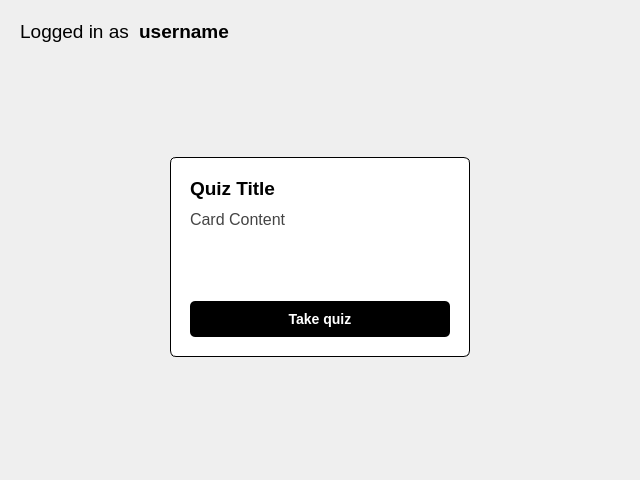
<?xml version="1.0" encoding="UTF-8" ?>
<ui version="4.0">
    <class>DashboardPage</class>
    <widget class="QWidget" name="DashboardPage">
        <property name="geometry">
            <rect>
                <x>0</x>
                <y>0</y>
                <width>640</width>
                <height>480</height>
            </rect>
        </property>
        <property name="windowTitle">
            <string>Dashboard</string>
        </property>
        <layout class="QVBoxLayout" name="verticalLayout">
            <property name="alignment">
                <set>Qt::AlignHCenter|Qt::AlignCenter</set>
            </property>
            <property name="spacing">
                <number>10</number>
            </property>
            <property name="leftMargin">
                <number>20</number>
            </property>
            <property name="rightMargin">
                <number>20</number>
            </property>
            <property name="topMargin">
                <number>20</number>
            </property>
            <property name="bottomMargin">
                <number>20</number>
            </property>
            <item>
                <layout class="QHBoxLayout" name="horizontalLayout">
                    <property name="spacing">
                        <number>10</number>
                    </property>
                    <item>
                        <widget class="QLabel" name="titleLabel">
                            <property name="text">
                                <string>Logged in as</string>
                            </property>
                            <property name="font">
                                <font>
                                    <pointsize>14</pointsize>
                                </font>
                            </property>
                            <property name="alignment">
                                <set>Qt::AlignCenter</set>
                            </property>
                        </widget>
                    </item>
                    <item>
                        <widget class="QLabel" name="usernameLabel">
                            <property name="text">
                                <string>username</string>
                            </property>
                            <property name="font">
                                <font>
                                    <pointsize>14</pointsize>
                                    <bold>true</bold>
                                    <weight>75</weight>
                                </font>
                            </property>
                            <property name="alignment">
                                <set>Qt::AlignCenter</set>
                            </property>
                        </widget>
                    </item>
                    <item>
                        <spacer name="horizontalSpacer">
                            <property name="orientation">
                                <enum>Qt::Horizontal</enum>
                            </property>
                            <property name="sizeType">
                                <enum>QSizePolicy::Expanding</enum>
                            </property>
                            <property name="sizeHint" stdset="0">
                                <size>
                                    <width>40</width>
                                    <height>20</height>
                                </size>
                            </property>
                        </spacer>
                    </item>
                    <item>
                        <widget class="QPushButton" name="logoutButton">
                            <property name="text">
                                <string/>
                            </property>
                            <property name="styleSheet">
                                <string notr="true">
                                    border: none;
                                    width: 20px;
                                    height: 20px;
                                </string>
                            </property>
                            <property name="cursor">
                                <cursorShape>PointingHandCursor</cursorShape>
                            </property>
                        </widget>
                    </item>
                </layout>
            </item>
            <item>
                <spacer name="verticalSpacer">
                    <property name="orientation">
                        <enum>Qt::Vertical</enum>
                    </property>
                    <property name="sizeType">
                        <enum>QSizePolicy::Expanding</enum>
                    </property>
                    <property name="sizeHint" stdset="0">
                        <size>
                            <width>20</width>
                            <height>40</height>
                        </size>
                    </property>
                </spacer>
            </item>
            <item>
                <layout class="QHBoxLayout" name="centerLayout">
                    <property name="spacing">
                        <number>10</number>
                    </property>
                    <item>
                        <widget class="QPushButton" name="previousButton">
                            <property name="text">
                                <string/>
                            </property>
                            <property name="sizePolicy">
                                <sizepolicy hsizetype="Fixed" vsizetype="Fixed">
                                    <horstretch>0</horstretch>
                                    <verstretch>0</verstretch>
                                </sizepolicy>
                            </property>
                            <property name="styleSheet">
                                <string notr="true">
                                    border: none;
                                    width: 18px;
                                    height: 36px;
                                </string>
                            </property>
                            <property name="cursor">
                                <cursorShape>PointingHandCursor</cursorShape>
                            </property>
                        </widget>
                    </item>
                    <item>
                        <widget class="QWidget" name="quizCard">
                            <property name="styleSheet">
                                <string notr="true">
                                    #quizCard {
                                        background: #fff;
                                        border-radius: 6px;
                                        border: 1px solid #000;
                                    }
                                </string>
                            </property>
                            <property name="minimumSize">
                                <size>
                                    <width>300</width>
                                    <height>200</height>
                                </size>
                            </property>
                            <property name="maximumSize">
                                <size>
                                    <width>300</width>
                                    <height>200</height>
                                </size>
                            </property>
                            <layout class="QVBoxLayout" name="quizCardLayout">
                                <property name="spacing">
                                    <number>10</number>
                                </property>
                                <property name="leftMargin">
                                    <number>20</number>
                                </property>
                                <property name="rightMargin">
                                    <number>20</number>
                                </property>
                                <property name="topMargin">
                                    <number>20</number>
                                </property>
                                <property name="bottomMargin">
                                    <number>20</number>
                                </property>
                                <item>
                                    <widget class="QLabel" name="quizNameLabel">
                                        <property name="text">
                                            <string>Quiz Title</string>
                                        </property>
                                        <property name="font">
                                            <font>
                                                <pointsize>14</pointsize>
                                                <bold>true</bold>
                                                <weight>75</weight>
                                            </font>
                                        </property>
                                        <property name="wordWrap">
                                            <bool>true</bool>
                                        </property>
                                        <property name="styleSheet">
                                            <string notr="true">
                                                color: #000;
                                            </string>
                                        </property>
                                    </widget>
                                </item>
                                <item>
                                    <widget class="QLabel" name="quizDescriptionLabel">
                                        <property name="text">
                                            <string>Card Content</string>
                                        </property>
                                        <property name="font">
                                            <font>
                                                <pointsize>12</pointsize>
                                            </font>
                                        </property>
                                        <property name="wordWrap">
                                            <bool>true</bool>
                                        </property>
                                        <property name="styleSheet">
                                            <string notr="true">
                                                color: #444;
                                                max-width: 260px;
                                            </string>
                                        </property>
                                    </widget>
                                </item>
                                <item>
                                    <spacer name="verticalSpacer">
                                        <property name="orientation">
                                            <enum>Qt::Vertical</enum>
                                        </property>
                                        <property name="sizeType">
                                            <enum>QSizePolicy::Expanding</enum>
                                        </property>
                                        <property name="sizeHint" stdset="0">
                                            <size>
                                                <width>20</width>
                                                <height>40</height>
                                            </size>
                                        </property>
                                    </spacer>
                                </item>
                                <item>
                                    <widget class="QPushButton" name="quizStartButton">
                                        <property name="text">
                                            <string>Take quiz</string>
                                        </property>
                                        <property name="font">
                                            <font>
                                                <pointsize>12</pointsize>
                                                <bold>true</bold>
                                                <weight>75</weight>
                                            </font>
                                        </property>
                                        <property name="styleSheet">
                                            <string notr="true">
                                                QPushButton {
                                                    border-radius: 5px;
                                                    background-color: #000;
                                                    color: #fff;
                                                    padding: 10px;
                                                    font-size: 14px;
                                                }
                                                QPushButton:hover {
                                                    background-color: #111;
                                                }
                                            </string>
                                        </property>
                                        <property name="cursor">
                                            <cursorShape>PointingHandCursor</cursorShape>
                                        </property>
                                    </widget>
                                </item>
                            </layout>
                        </widget>
                    </item>
                    <item>
                        <widget class="QPushButton" name="nextButton">
                            <property name="text">
                                <string/>
                            </property>
                            <property name="sizePolicy">
                                <sizepolicy hsizetype="Fixed" vsizetype="Fixed">
                                    <horstretch>0</horstretch>
                                    <verstretch>0</verstretch>
                                </sizepolicy>
                            </property>
                            <property name="styleSheet">
                                <string notr="true">
                                    border: none;
                                    width: 18px;
                                    height: 36px;
                                </string>
                            </property>
                            <property name="cursor">
                                <cursorShape>PointingHandCursor</cursorShape>
                            </property>
                        </widget>
                    </item>
                </layout>
            </item>
            <item>
                <spacer name="verticalSpacer_2">
                    <property name="orientation">
                        <enum>Qt::Vertical</enum>
                    </property>
                    <property name="sizeType">
                        <enum>QSizePolicy::Expanding</enum>
                    </property>
                    <property name="sizeHint" stdset="0">
                        <size>
                            <width>20</width>
                            <height>40</height>
                        </size>
                    </property>
                </spacer>
            </item>
        </layout>
    </widget>
</ui>
